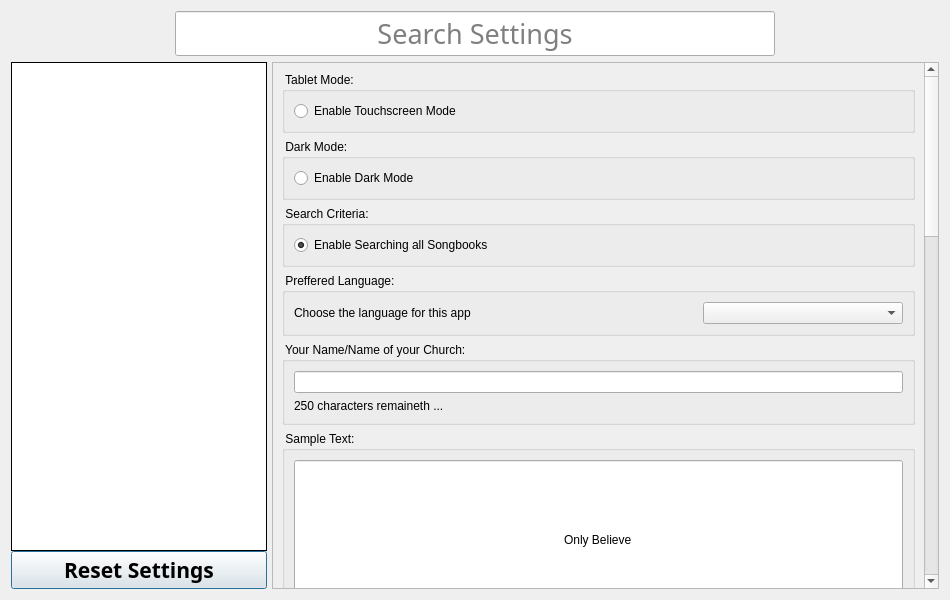
<?xml version="1.0" encoding="UTF-8"?>
<ui version="4.0">
 <class>AppOptions</class>
 <widget class="QDialog" name="AppOptions">
  <property name="windowModality">
   <enum>Qt::NonModal</enum>
  </property>
  <property name="geometry">
   <rect>
    <x>0</x>
    <y>0</y>
    <width>950</width>
    <height>600</height>
   </rect>
  </property>
  <property name="sizePolicy">
   <sizepolicy hsizetype="Preferred" vsizetype="Preferred">
    <horstretch>0</horstretch>
    <verstretch>0</verstretch>
   </sizepolicy>
  </property>
  <property name="minimumSize">
   <size>
    <width>400</width>
    <height>0</height>
   </size>
  </property>
  <property name="windowTitle">
   <string>vSongBook Settings</string>
  </property>
  <property name="windowIcon">
   <iconset resource="../../res/icons.qrc">
    <normaloff>:/icons/icons/appicon.ico</normaloff>:/icons/icons/appicon.ico</iconset>
  </property>
  <layout class="QVBoxLayout" name="itemsLayout">
   <item>
    <layout class="QHBoxLayout" name="topLayout">
     <item>
      <spacer name="hSpacer2">
       <property name="orientation">
        <enum>Qt::Horizontal</enum>
       </property>
       <property name="sizeHint" stdset="0">
        <size>
         <width>40</width>
         <height>20</height>
        </size>
       </property>
      </spacer>
     </item>
     <item>
      <widget class="QLineEdit" name="txtSearch">
       <property name="sizePolicy">
        <sizepolicy hsizetype="Preferred" vsizetype="Preferred">
         <horstretch>0</horstretch>
         <verstretch>0</verstretch>
        </sizepolicy>
       </property>
       <property name="minimumSize">
        <size>
         <width>600</width>
         <height>0</height>
        </size>
       </property>
       <property name="font">
        <font>
         <family>Trebuchet MS</family>
         <pointsize>20</pointsize>
         <weight>50</weight>
         <bold>false</bold>
        </font>
       </property>
       <property name="frame">
        <bool>true</bool>
       </property>
       <property name="alignment">
        <set>Qt::AlignCenter</set>
       </property>
       <property name="placeholderText">
        <string>Search Settings</string>
       </property>
       <property name="clearButtonEnabled">
        <bool>true</bool>
       </property>
      </widget>
     </item>
     <item>
      <spacer name="hSpacer1">
       <property name="orientation">
        <enum>Qt::Horizontal</enum>
       </property>
       <property name="sizeHint" stdset="0">
        <size>
         <width>40</width>
         <height>20</height>
        </size>
       </property>
      </spacer>
     </item>
    </layout>
   </item>
   <item>
    <layout class="QHBoxLayout" name="CentralWidget">
     <property name="spacing">
      <number>0</number>
     </property>
     <property name="bottomMargin">
      <number>0</number>
     </property>
     <item>
      <layout class="QVBoxLayout" name="PanelLeft">
       <item>
        <widget class="QListView" name="lstNavigation">
         <property name="sizePolicy">
          <sizepolicy hsizetype="Preferred" vsizetype="Expanding">
           <horstretch>0</horstretch>
           <verstretch>0</verstretch>
          </sizepolicy>
         </property>
         <property name="frameShape">
          <enum>QFrame::Box</enum>
         </property>
         <property name="frameShadow">
          <enum>QFrame::Plain</enum>
         </property>
         <property name="horizontalScrollBarPolicy">
          <enum>Qt::ScrollBarAlwaysOff</enum>
         </property>
        </widget>
       </item>
       <item>
        <widget class="QPushButton" name="btnReset">
         <property name="font">
          <font>
           <family>Trebuchet MS</family>
           <pointsize>16</pointsize>
           <weight>75</weight>
           <bold>true</bold>
          </font>
         </property>
         <property name="text">
          <string>Reset Settings</string>
         </property>
        </widget>
       </item>
      </layout>
     </item>
     <item>
      <widget class="QWidget" name="PanelRight" native="true">
       <layout class="QVBoxLayout" name="verticalLayout">
        <property name="leftMargin">
         <number>5</number>
        </property>
        <property name="topMargin">
         <number>0</number>
        </property>
        <property name="rightMargin">
         <number>0</number>
        </property>
        <property name="bottomMargin">
         <number>0</number>
        </property>
       </layout>
      </widget>
     </item>
     <item>
      <widget class="QScrollArea" name="scrollArea">
       <property name="widgetResizable">
        <bool>true</bool>
       </property>
       <widget class="QWidget" name="lstItems">
        <property name="geometry">
         <rect>
          <x>0</x>
          <y>0</y>
          <width>651</width>
          <height>1634</height>
         </rect>
        </property>
        <layout class="QVBoxLayout" name="scrollLayout">
         <item>
          <widget class="QGroupBox" name="grpTabletMode">
           <property name="minimumSize">
            <size>
             <width>0</width>
             <height>0</height>
            </size>
           </property>
           <property name="title">
            <string> Tablet Mode: </string>
           </property>
           <layout class="QHBoxLayout" name="grpTabletModeLayout">
            <item>
             <widget class="QRadioButton" name="btnTabletMode">
              <property name="text">
               <string>Enable Touchscreen Mode</string>
              </property>
             </widget>
            </item>
           </layout>
          </widget>
         </item>
         <item>
          <widget class="QGroupBox" name="grpDarkMode">
           <property name="minimumSize">
            <size>
             <width>0</width>
             <height>0</height>
            </size>
           </property>
           <property name="title">
            <string> Dark Mode: </string>
           </property>
           <layout class="QHBoxLayout" name="grpDarkModeLayout">
            <item>
             <widget class="QRadioButton" name="btnDarkMode">
              <property name="text">
               <string>Enable Dark Mode</string>
              </property>
             </widget>
            </item>
           </layout>
          </widget>
         </item>
         <item>
          <widget class="QGroupBox" name="grpSearchCriteria">
           <property name="minimumSize">
            <size>
             <width>0</width>
             <height>0</height>
            </size>
           </property>
           <property name="title">
            <string> Search Criteria: </string>
           </property>
           <layout class="QHBoxLayout" name="grpSearchCriteriaLayout">
            <item>
             <widget class="QRadioButton" name="btnSearchCritria">
              <property name="text">
               <string>Enable Searching all Songbooks</string>
              </property>
              <property name="checked">
               <bool>true</bool>
              </property>
             </widget>
            </item>
           </layout>
          </widget>
         </item>
         <item>
          <widget class="QGroupBox" name="grpLanguage">
           <property name="minimumSize">
            <size>
             <width>0</width>
             <height>0</height>
            </size>
           </property>
           <property name="title">
            <string> Preffered Language: </string>
           </property>
           <layout class="QHBoxLayout" name="grpLanguageLayout">
            <item>
             <widget class="QLabel" name="lblLanguage">
              <property name="sizePolicy">
               <sizepolicy hsizetype="Expanding" vsizetype="Preferred">
                <horstretch>0</horstretch>
                <verstretch>0</verstretch>
               </sizepolicy>
              </property>
              <property name="text">
               <string>Choose the language for this app</string>
              </property>
             </widget>
            </item>
            <item>
             <widget class="QComboBox" name="cmbLanguage">
              <property name="minimumSize">
               <size>
                <width>200</width>
                <height>0</height>
               </size>
              </property>
             </widget>
            </item>
           </layout>
          </widget>
         </item>
         <item>
          <widget class="QGroupBox" name="grpUserName">
           <property name="minimumSize">
            <size>
             <width>0</width>
             <height>0</height>
            </size>
           </property>
           <property name="title">
            <string> Your Name/Name of your Church: </string>
           </property>
           <layout class="QVBoxLayout" name="grpUserNameLayout">
            <item>
             <widget class="QLineEdit" name="txtUserName">
              <property name="clearButtonEnabled">
               <bool>true</bool>
              </property>
             </widget>
            </item>
            <item>
             <widget class="QLabel" name="lblRemaining">
              <property name="text">
               <string>250 characters remaineth ...</string>
              </property>
             </widget>
            </item>
           </layout>
          </widget>
         </item>
         <item>
          <widget class="QGroupBox" name="grpSampleText">
           <property name="minimumSize">
            <size>
             <width>0</width>
             <height>200</height>
            </size>
           </property>
           <property name="title">
            <string> Sample Text:</string>
           </property>
           <layout class="QVBoxLayout" name="grpSampleTextLayout">
            <item>
             <widget class="QLineEdit" name="txtSampleText">
              <property name="sizePolicy">
               <sizepolicy hsizetype="Expanding" vsizetype="Expanding">
                <horstretch>0</horstretch>
                <verstretch>0</verstretch>
               </sizepolicy>
              </property>
              <property name="text">
               <string>Only Believe</string>
              </property>
              <property name="alignment">
               <set>Qt::AlignCenter</set>
              </property>
             </widget>
            </item>
           </layout>
          </widget>
         </item>
         <item>
          <widget class="QGroupBox" name="grpFontGeneral">
           <property name="minimumSize">
            <size>
             <width>0</width>
             <height>0</height>
            </size>
           </property>
           <property name="title">
            <string>App General Font: </string>
           </property>
           <layout class="QHBoxLayout" name="grpFontGeneralLayout">
            <item>
             <widget class="QLabel" name="lblFontGeneral">
              <property name="sizePolicy">
               <sizepolicy hsizetype="Fixed" vsizetype="Preferred">
                <horstretch>0</horstretch>
                <verstretch>0</verstretch>
               </sizepolicy>
              </property>
              <property name="minimumSize">
               <size>
                <width>100</width>
                <height>0</height>
               </size>
              </property>
              <property name="text">
               <string>20</string>
              </property>
              <property name="alignment">
               <set>Qt::AlignCenter</set>
              </property>
             </widget>
            </item>
            <item>
             <widget class="QSlider" name="sldFontGeneral">
              <property name="minimum">
               <number>10</number>
              </property>
              <property name="maximum">
               <number>50</number>
              </property>
              <property name="singleStep">
               <number>2</number>
              </property>
              <property name="orientation">
               <enum>Qt::Horizontal</enum>
              </property>
             </widget>
            </item>
            <item>
             <widget class="QComboBox" name="cmbFontGeneral">
              <property name="sizePolicy">
               <sizepolicy hsizetype="Expanding" vsizetype="Fixed">
                <horstretch>0</horstretch>
                <verstretch>0</verstretch>
               </sizepolicy>
              </property>
             </widget>
            </item>
            <item>
             <widget class="QRadioButton" name="btnFontGeneral">
              <property name="text">
               <string>BOLD</string>
              </property>
             </widget>
            </item>
           </layout>
          </widget>
         </item>
         <item>
          <widget class="QGroupBox" name="grpFontPreview">
           <property name="minimumSize">
            <size>
             <width>0</width>
             <height>80</height>
            </size>
           </property>
           <property name="title">
            <string>Song Preview Font: </string>
           </property>
           <layout class="QHBoxLayout" name="grpFontPreviewLayout">
            <item>
             <widget class="QLabel" name="lblFontPreview">
              <property name="sizePolicy">
               <sizepolicy hsizetype="Fixed" vsizetype="Preferred">
                <horstretch>0</horstretch>
                <verstretch>0</verstretch>
               </sizepolicy>
              </property>
              <property name="minimumSize">
               <size>
                <width>100</width>
                <height>0</height>
               </size>
              </property>
              <property name="text">
               <string>20</string>
              </property>
              <property name="alignment">
               <set>Qt::AlignCenter</set>
              </property>
             </widget>
            </item>
            <item>
             <widget class="QSlider" name="sldFontPreview">
              <property name="minimum">
               <number>10</number>
              </property>
              <property name="maximum">
               <number>50</number>
              </property>
              <property name="singleStep">
               <number>2</number>
              </property>
              <property name="orientation">
               <enum>Qt::Horizontal</enum>
              </property>
             </widget>
            </item>
            <item>
             <widget class="QComboBox" name="cmbFontPreview">
              <property name="sizePolicy">
               <sizepolicy hsizetype="Expanding" vsizetype="Fixed">
                <horstretch>0</horstretch>
                <verstretch>0</verstretch>
               </sizepolicy>
              </property>
             </widget>
            </item>
            <item>
             <widget class="QRadioButton" name="btnFontPreview">
              <property name="text">
               <string>BOLD</string>
              </property>
             </widget>
            </item>
           </layout>
          </widget>
         </item>
         <item>
          <widget class="QGroupBox" name="grpFontPresent">
           <property name="minimumSize">
            <size>
             <width>0</width>
             <height>80</height>
            </size>
           </property>
           <property name="title">
            <string>Song Present Font: </string>
           </property>
           <layout class="QHBoxLayout" name="grpFontPresentLayout">
            <item>
             <widget class="QLabel" name="lblFontPresent">
              <property name="sizePolicy">
               <sizepolicy hsizetype="Fixed" vsizetype="Preferred">
                <horstretch>0</horstretch>
                <verstretch>0</verstretch>
               </sizepolicy>
              </property>
              <property name="minimumSize">
               <size>
                <width>100</width>
                <height>0</height>
               </size>
              </property>
              <property name="text">
               <string>20</string>
              </property>
              <property name="alignment">
               <set>Qt::AlignCenter</set>
              </property>
             </widget>
            </item>
            <item>
             <widget class="QSlider" name="sldFontPresent">
              <property name="minimum">
               <number>20</number>
              </property>
              <property name="maximum">
               <number>80</number>
              </property>
              <property name="singleStep">
               <number>2</number>
              </property>
              <property name="orientation">
               <enum>Qt::Horizontal</enum>
              </property>
             </widget>
            </item>
            <item>
             <widget class="QComboBox" name="cmbFontPresent">
              <property name="sizePolicy">
               <sizepolicy hsizetype="Expanding" vsizetype="Fixed">
                <horstretch>0</horstretch>
                <verstretch>0</verstretch>
               </sizepolicy>
              </property>
             </widget>
            </item>
            <item>
             <widget class="QRadioButton" name="btnFontPresent">
              <property name="text">
               <string>BOLD</string>
              </property>
             </widget>
            </item>
           </layout>
          </widget>
         </item>
         <item>
          <widget class="QGroupBox" name="grpThemes">
           <property name="sizePolicy">
            <sizepolicy hsizetype="Preferred" vsizetype="Preferred">
             <horstretch>0</horstretch>
             <verstretch>0</verstretch>
            </sizepolicy>
           </property>
           <property name="minimumSize">
            <size>
             <width>0</width>
             <height>0</height>
            </size>
           </property>
           <property name="title">
            <string> Set Your Prefferred Presentation Theme: </string>
           </property>
           <layout class="QGridLayout" name="grpThemesLayout">
            <item row="2" column="1">
             <widget class="QPushButton" name="btnTheme8">
              <property name="minimumSize">
               <size>
                <width>0</width>
                <height>150</height>
               </size>
              </property>
              <property name="text">
               <string>Theme 8</string>
              </property>
             </widget>
            </item>
            <item row="2" column="0">
             <widget class="QPushButton" name="btnTheme7">
              <property name="minimumSize">
               <size>
                <width>0</width>
                <height>150</height>
               </size>
              </property>
              <property name="text">
               <string>Theme 7</string>
              </property>
             </widget>
            </item>
            <item row="2" column="2">
             <widget class="QPushButton" name="btnTheme9">
              <property name="minimumSize">
               <size>
                <width>0</width>
                <height>150</height>
               </size>
              </property>
              <property name="text">
               <string>Theme 9</string>
              </property>
             </widget>
            </item>
            <item row="0" column="2">
             <widget class="QPushButton" name="btnTheme3">
              <property name="minimumSize">
               <size>
                <width>0</width>
                <height>150</height>
               </size>
              </property>
              <property name="text">
               <string>Theme 3</string>
              </property>
             </widget>
            </item>
            <item row="1" column="0">
             <widget class="QPushButton" name="btnTheme4">
              <property name="minimumSize">
               <size>
                <width>0</width>
                <height>150</height>
               </size>
              </property>
              <property name="text">
               <string>Theme 4</string>
              </property>
             </widget>
            </item>
            <item row="0" column="1">
             <widget class="QPushButton" name="btnTheme2">
              <property name="minimumSize">
               <size>
                <width>0</width>
                <height>150</height>
               </size>
              </property>
              <property name="text">
               <string>Theme 2</string>
              </property>
             </widget>
            </item>
            <item row="0" column="0">
             <widget class="QPushButton" name="btnTheme1">
              <property name="minimumSize">
               <size>
                <width>0</width>
                <height>150</height>
               </size>
              </property>
              <property name="text">
               <string>Theme 1</string>
              </property>
             </widget>
            </item>
            <item row="3" column="1">
             <widget class="QPushButton" name="btnTheme11">
              <property name="minimumSize">
               <size>
                <width>0</width>
                <height>150</height>
               </size>
              </property>
              <property name="text">
               <string>Theme 11</string>
              </property>
             </widget>
            </item>
            <item row="1" column="1">
             <widget class="QPushButton" name="btnTheme5">
              <property name="minimumSize">
               <size>
                <width>0</width>
                <height>150</height>
               </size>
              </property>
              <property name="text">
               <string>Theme 5</string>
              </property>
             </widget>
            </item>
            <item row="3" column="0">
             <widget class="QPushButton" name="btnTheme10">
              <property name="minimumSize">
               <size>
                <width>0</width>
                <height>150</height>
               </size>
              </property>
              <property name="text">
               <string>Theme 10</string>
              </property>
             </widget>
            </item>
            <item row="3" column="2">
             <widget class="QPushButton" name="btnTheme12">
              <property name="minimumSize">
               <size>
                <width>0</width>
                <height>150</height>
               </size>
              </property>
              <property name="text">
               <string>Theme 12</string>
              </property>
             </widget>
            </item>
            <item row="1" column="2">
             <widget class="QPushButton" name="btnTheme6">
              <property name="minimumSize">
               <size>
                <width>0</width>
                <height>150</height>
               </size>
              </property>
              <property name="text">
               <string>Theme 6</string>
              </property>
             </widget>
            </item>
            <item row="4" column="0">
             <widget class="QPushButton" name="btnTheme13">
              <property name="minimumSize">
               <size>
                <width>0</width>
                <height>150</height>
               </size>
              </property>
              <property name="text">
               <string>Theme 13</string>
              </property>
             </widget>
            </item>
            <item row="4" column="1">
             <widget class="QPushButton" name="btnTheme14">
              <property name="minimumSize">
               <size>
                <width>0</width>
                <height>150</height>
               </size>
              </property>
              <property name="text">
               <string>Theme 14</string>
              </property>
             </widget>
            </item>
            <item row="4" column="2">
             <widget class="QPushButton" name="btnTheme15">
              <property name="minimumSize">
               <size>
                <width>0</width>
                <height>150</height>
               </size>
              </property>
              <property name="text">
               <string>Theme 15</string>
              </property>
             </widget>
            </item>
           </layout>
          </widget>
         </item>
         <item>
          <spacer name="verticalSpacer">
           <property name="orientation">
            <enum>Qt::Vertical</enum>
           </property>
           <property name="sizeHint" stdset="0">
            <size>
             <width>20</width>
             <height>40</height>
            </size>
           </property>
          </spacer>
         </item>
        </layout>
       </widget>
      </widget>
     </item>
    </layout>
   </item>
  </layout>
 </widget>
 <resources>
  <include location="../../res/icons.qrc"/>
 </resources>
 <connections/>
</ui>
